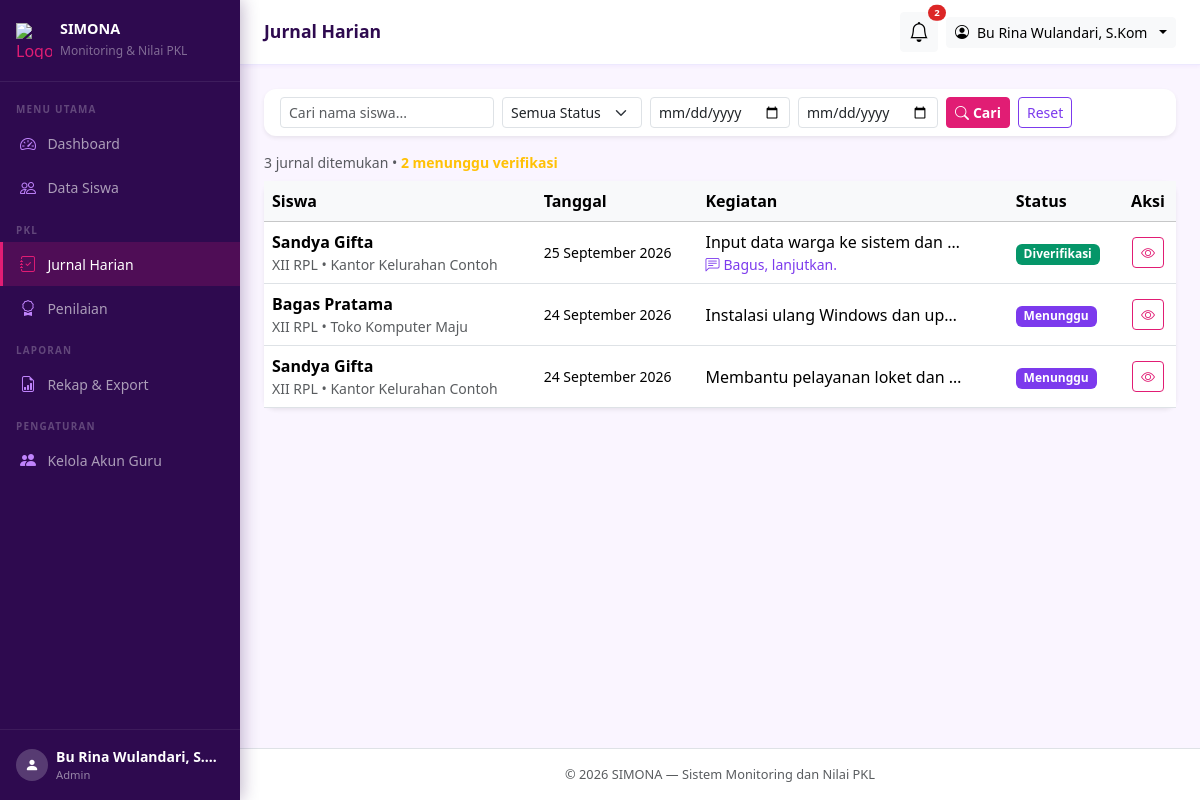
Before: /admin/jurnal/index.php (signed in) with the older database file.
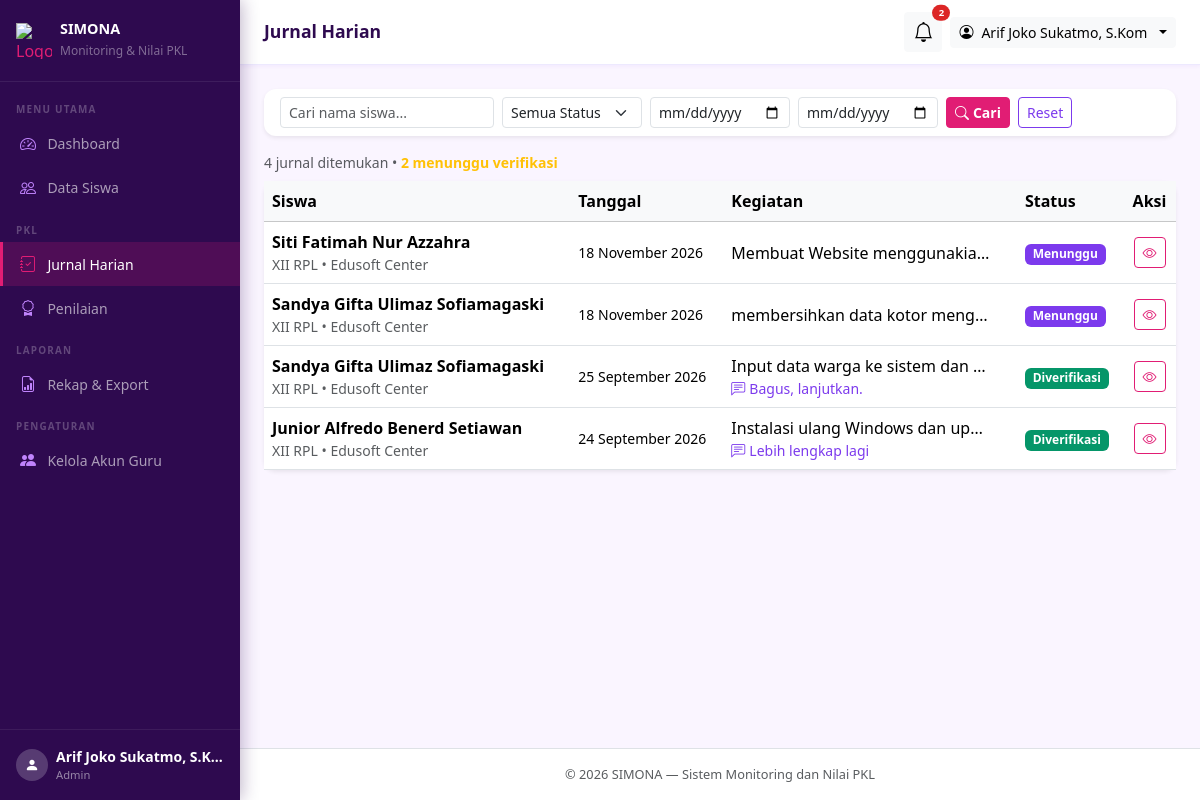
After: the same page with the newer database file.
### tables this page shows
CREATE TABLE `jurnal_harian` (
  `id` int(10) unsigned NOT NULL AUTO_INCREMENT,
  `siswa_id` int(10) unsigned NOT NULL,
  `tanggal` date NOT NULL,
  `kegiatan` text NOT NULL,
  `kendala` text DEFAULT NULL COMMENT 'Boleh kosong',
  `status_verifikasi` enum('menunggu','diverifikasi','ditolak') NOT NULL DEFAULT 'menunggu',
  `catatan_admin` text DEFAULT NULL COMMENT 'Catatan guru saat verifikasi',
  `created_at` timestamp NOT NULL DEFAULT current_timestamp(),
  `updated_at` timestamp NOT NULL DEFAULT current_timestamp() ON UPDATE current_timestamp(),
  PRIMARY KEY (`id`),
  UNIQUE KEY `uq_siswa_tanggal` (`siswa_id`,`tanggal`),
  KEY `idx_status` (`status_verifikasi`),
  KEY `idx_tanggal` (`tanggal`),
  CONSTRAINT `fk_jurnal_siswa` FOREIGN KEY (`siswa_id`) REFERENCES `siswa` (`id`) ON DELETE CASCADE
);

CREATE TABLE `users` (
  `id` int(10) unsigned NOT NULL AUTO_INCREMENT,
  `nama` varchar(100) NOT NULL,
  `username` varchar(50) NOT NULL,
  `password` varchar(255) NOT NULL COMMENT 'Hasil password_hash(), bukan teks asli',
  `role` enum('admin','siswa') NOT NULL DEFAULT 'siswa',
  `created_at` timestamp NOT NULL DEFAULT current_timestamp(),
  PRIMARY KEY (`id`),
  UNIQUE KEY `uq_username` (`username`)
);

CREATE TABLE `siswa` (
  `id` int(10) unsigned NOT NULL AUTO_INCREMENT,
  `user_id` int(10) unsigned NOT NULL COMMENT 'Relasi ke users.id (akun siswa)',
  `nis` varchar(20) NOT NULL COMMENT 'Nomor Induk Siswa',
  `kelas` varchar(20) NOT NULL COMMENT 'Contoh: XII RPL 1',
  `tempat_pkl` varchar(150) NOT NULL COMMENT 'Nama perusahaan/instansi',
  `alamat_pkl` varchar(255) DEFAULT NULL COMMENT 'Alamat tempat PKL, boleh kosong',
  `nama_pembimbing_industri` varchar(100) NOT NULL COMMENT 'Mentor di tempat PKL, hanya data',
  `no_hp_pembimbing_industri` varchar(20) DEFAULT NULL COMMENT 'Boleh kosong',
  `guru_pembimbing_id` int(10) unsigned NOT NULL COMMENT 'Relasi ke users.id (guru/admin)',
  `tgl_mulai` date NOT NULL,
  `tgl_selesai` date NOT NULL COMMENT 'Tidak boleh sebelum tgl_mulai',
  PRIMARY KEY (`id`),
  UNIQUE KEY `uq_nis` (`nis`),
  UNIQUE KEY `uq_user_id` (`user_id`),
  KEY `idx_guru_pembimbing` (`guru_pembimbing_id`),
  KEY `idx_kelas` (`kelas`),
  CONSTRAINT `fk_siswa_guru` FOREIGN KEY (`guru_pembimbing_id`) REFERENCES `users` (`id`),
  CONSTRAINT `fk_siswa_user` FOREIGN KEY (`user_id`) REFERENCES `users` (`id`) ON DELETE CASCADE
);

### includes/auth.php (called while the page is built, shortened)
<?php
function current_user(): array
{
    return [
        'user_id'  => $_SESSION['user_id']  ?? null,
        'nama'     => $_SESSION['nama']     ?? '',
        'username' => $_SESSION['username'] ?? '',
        'role'     => $_SESSION['role']     ?? '',
        'siswa_id' => $_SESSION['siswa_id'] ?? null,
    ];
}
function current_role(): string
{
    return $_SESSION['role'] ?? '';
}

### admin/jurnal/index.php (the view, shortened to what the changed rows need)
<?php
require_once __DIR__ . '/../../includes/auth.php';
require_once __DIR__ . '/../../includes/functions.php';
$db = get_db();
$page       = max(1, (int)($_GET['page'] ?? 1));
$per_page   = 10;
$offset     = ($page - 1) * $per_page;
$where  = 'WHERE 1=1';
$params = [];
$stmt = $db->prepare("SELECT COUNT(*) FROM jurnal_harian j JOIN siswa s ON j.siswa_id=s.id JOIN users u ON s.user_id=u.id $where");
$stmt->execute($params);
$total       = (int)$stmt->fetchColumn();
$stmt = $db->prepare("
    SELECT j.id, j.tanggal, j.kegiatan, j.kendala,
           j.status_verifikasi, j.catatan_admin,
           u.nama AS nama_siswa, s.kelas, s.tempat_pkl
    FROM jurnal_harian j
    JOIN siswa s ON j.siswa_id = s.id
    JOIN users u ON s.user_id  = u.id
    $where
    ORDER BY j.tanggal DESC, j.id DESC
    LIMIT $per_page OFFSET $offset
");
$stmt->execute($params);
$jurnal_list = $stmt->fetchAll();
$pending = $db->query("SELECT COUNT(*) FROM jurnal_harian WHERE status_verifikasi='menunggu'")->fetchColumn();
require_once __DIR__ . '/../../includes/header.php';
?>
<div class="card border-0 shadow-sm mb-3">
  <div class="card-body py-2">
  </div>
</div>
<p class="text-muted small mb-2">
  <?= $total ?> jurnal ditemukan
  <?php if ($pending > 0): ?>
    &bull; <span class="text-warning fw-semibold"><?= $pending ?> menunggu verifikasi</span>
  <?php endif; ?>
</p>
<div class="card border-0 shadow-sm">
  <div class="card-body p-0">
    <?php if (empty($jurnal_list)): ?>
      <div class="text-center py-5 text-muted">
        <i class="bi bi-journal-x fs-3 d-block mb-2"></i>Tidak ada jurnal ditemukan.
      </div>
    <?php else: ?>
      <div class="table-responsive">
        <table class="table table-hover align-middle mb-0">
          <thead class="table-light">
            <tr>
              <th>Siswa</th>
              <th>Tanggal</th>
              <th>Kegiatan</th>
              <th>Status</th>
              <th class="text-center">Aksi</th>
            </tr>
          </thead>
          <tbody>
            <?php foreach ($jurnal_list as $j): ?>
            <tr>
              <td>
                <div class="fw-semibold"><?= e($j['nama_siswa']) ?></div>
                <div class="text-muted small"><?= e($j['kelas']) ?> &bull; <?= e($j['tempat_pkl']) ?></div>
              </td>
              <td class="text-nowrap small"><?= format_tanggal($j['tanggal']) ?></td>
              <td>
                <div style="max-width:260px">
                  <div class="text-truncate"><?= e($j['kegiatan']) ?></div>
                  <?php if ($j['catatan_admin']): ?>
                    <div class="small text-truncate" style="color:#7C3AED">
                      <i class="bi bi-chat-left-text me-1"></i><?= e($j['catatan_admin']) ?>
                    </div>
                  <?php endif; ?>
                </div>
              </td>
              <td><?= badge_status($j['status_verifikasi']) ?></td>
              <td class="text-center">
                <button type="button"
                        class="btn btn-sm btn-outline-primary"
                        onclick="toggleDetail(<?= $j['id'] ?>)">
                  <i class="bi bi-eye"></i>
                </button>
              </td>
            </tr>
            <?php endforeach; ?>
          </tbody>
        </table>
      </div>
    <?php endif; ?>
  </div>
</div>
<?php require_once __DIR__ . '/../../includes/footer.php'; ?>

### includes/header.php (shortened to what the changed rows need)
<?php
require_once __DIR__ . '/../includes/functions.php';
require_once __DIR__ . '/../includes/auth.php';
$user       = current_user();
$role       = current_role();
?>
<!DOCTYPE html>
<html lang="id">
<head>
  <link href="https://cdn.jsdelivr.net/npm/bootstrap@5.3.3/dist/css/bootstrap.min.css" rel="stylesheet">
  <link href="https://cdn.jsdelivr.net/npm/bootstrap-icons@1.11.3/font/bootstrap-icons.min.css" rel="stylesheet">
</head>
<body>
<nav class="sidebar" id="sidebar">
  <div class="sidebar-footer">
    <div class="d-flex align-items-center gap-2">
      <div style="min-width:0">
        <div class="text-white small fw-semibold text-truncate"><?= e($user['nama']) ?></div>
        <div style="color:rgba(255,255,255,0.5);font-size:0.7rem"><?= $role === 'admin' ? 'Admin' : 'Siswa' ?></div>
      </div>
    </div>
  </div>
</nav>
<div class="main-wrapper">
  <div class="topbar">
    <div class="d-flex align-items-center gap-2">
      <div class="dropdown">
        <button class="btn btn-sm btn-light dropdown-toggle d-flex align-items-center gap-2" data-bs-toggle="dropdown">
          <i class="bi bi-person-circle"></i>
          <span class="d-none d-sm-inline"><?= e($user['nama']) ?></span>
        </button>
      </div>
    </div>
  </div>
  <div class="content-area">

### includes/functions.php (shortened to what the changed rows need)
<?php
function e(string $string): string
{
    return htmlspecialchars($string, ENT_QUOTES, 'UTF-8');
}
function format_tanggal(string $tanggal): string
{
    $bulan = [
        1  => 'Januari',  2  => 'Februari', 3  => 'Maret',
        4  => 'April',    5  => 'Mei',       6  => 'Juni',
        7  => 'Juli',     8  => 'Agustus',   9  => 'September',
        10 => 'Oktober',  11 => 'November',  12 => 'Desember',
    ];
    $ts = strtotime($tanggal);
    return date('j', $ts) . ' ' . $bulan[(int)date('n', $ts)] . ' ' . date('Y', $ts);
}
function badge_status(string $status): string
{
    $map = [
        'menunggu'    => ['bg-warning text-dark', 'Menunggu'],
        'diverifikasi'=> ['bg-success',           'Diverifikasi'],
        'ditolak'     => ['bg-danger',            'Ditolak'],
    ];
    [$class, $label] = $map[$status] ?? ['bg-secondary', ucfirst($status)];
    return '<span class="badge ' . $class . '">' . $label . '</span>';
}

Changed rows visible on the page:
removed jurnal_harian: users.nama "Bagas Pratama", siswa.kelas "XII RPL", siswa.tempat_pkl "Toko Komputer Maju", tanggal "24 September 2026", kegiatan "Instalasi ulang Windows dan up…", label "Menunggu"
removed jurnal_harian: users.nama "Sandya Gifta", siswa.kelas "XII RPL", siswa.tempat_pkl "Kantor Kelurahan Contoh", tanggal "24 September 2026", kegiatan "Membantu pelayanan loket dan…", label "Menunggu"
added jurnal_harian: users.nama "Siti Fatimah Nur Azzahra", siswa.kelas "XII RPL", siswa.tempat_pkl "Edusoft Center", tanggal "18 November 2026", kegiatan "Membuat Website menggunakia…", label "Menunggu"
added jurnal_harian: users.nama "Sandya Gifta Ulimaz Sofiamagaski", siswa.kelas "XII RPL", siswa.tempat_pkl "Edusoft Center", tanggal "18 November 2026", kegiatan "membersihkan data kotor meng…", label "Menunggu"
changed jurnal_harian "25 September 2026": users.nama "Sandya Gifta" → "Sandya Gifta Ulimaz Sofiamagaski"; siswa.tempat_pkl "Kantor Kelurahan Contoh" → "Edusoft Center"
added jurnal_harian: users.nama "Junior Alfredo Benerd Setiawan", siswa.kelas "XII RPL", siswa.tempat_pkl "Edusoft Center", tanggal "24 September 2026", kegiatan "Instalasi ulang Windows dan up…", catatan_admin "Lebih lengkap lagi", label "Diverifikasi"
Other visible differences:
$user['nama']: "Bu Rina Wulandari, S.…" → "Arif Joko Sukatmo, S.K…"
$user['nama']: "Bu Rina Wulandari, S.Kom" → "Arif Joko Sukatmo, S.Kom"
$total: "3" → "4"
